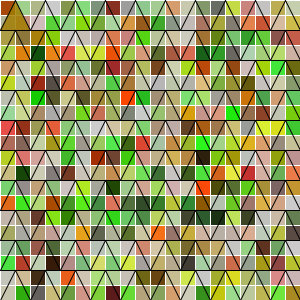
Frame 1 (no input)
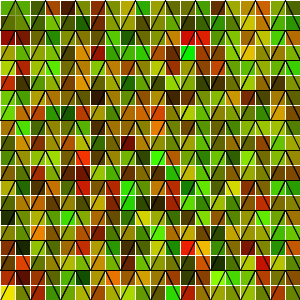
Frame 60 (the mouse pressed at the canvas centre just before this capture)
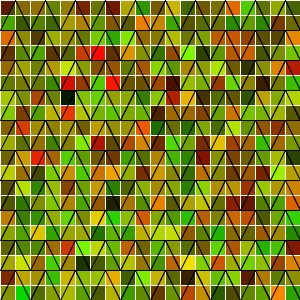
Frame 120 (the mouse held since frame 60 and released just before this capture)

The Processing sketch that drew these frames (run headless with seeded random() and noise(); from frame 60 on, the mouse is pressed at the canvas centre):

// Processing sketch: processing_121634
// ── processing_121634.pde

int blocksize = 15;

void setup(){
  size(300,300);
}

void draw(){
  stroke(255,255,255);
  int j = 0;
  while(j <= height - blocksize){
      int i = 0;
      while(i <= width - blocksize){
        fill (random(0,255),random(0,255),0, random(0,255));
        rect(i,j,blocksize,blocksize);
        i = i + blocksize;
      }
      j = j + blocksize;
  }
  stroke(0,0,0);
    for(int x = 15; x < 300; x +=30){
    for(int y = 0; y < 300; y +=30){
      triangle(x,y, x-15,y +30,x +15,y +30);
      noFill();  
    }
  }
}
